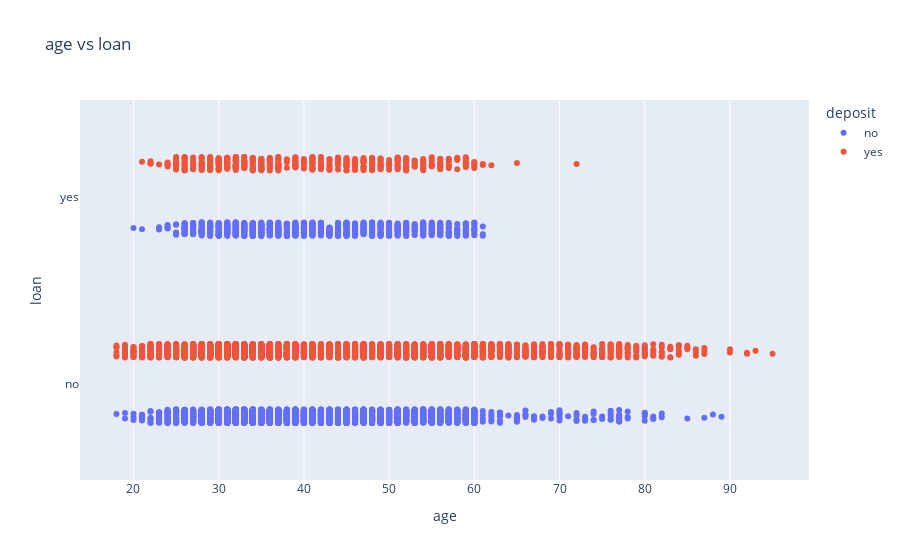

Notebook source saved alongside this figure:
### Code cell
px.strip(raw_data.sample(10000), x = 'age', y = 'loan', title = 'age vs loan', color = 'deposit')

### Figure 1 — Plotly figure (JSON) as saved in the notebook; plotly's stock layout.template omitted (floating-point values rounded to 4 significant figures; data arrays with more than 128 entries replaced by an {"elided": "..."} marker saying what was removed)
{"data": [{"alignmentgroup": "True", "boxpoints": "all", "fillcolor": "rgba(255,255,255,0)", "hoveron": "points", "hovertemplate": "deposit=no<br>age=%{x}<br>loan=%{y}<extra></extra>", "legendgroup": "no", "line": {"color": "rgba(255,255,255,0)"}, "marker": {"color": "#636efa"}, "name": "no", "offsetgroup": "no", "orientation": "h", "pointpos": 0, "showlegend": true, "type": "box", "x": {"elided": "5257 int values"}, "x0": " ", "xaxis": "x", "y": {"elided": "5257 str values"}, "y0": " ", "yaxis": "y"}, {"alignmentgroup": "True", "boxpoints": "all", "fillcolor": "rgba(255,255,255,0)", "hoveron": "points", "hovertemplate": "deposit=yes<br>age=%{x}<br>loan=%{y}<extra></extra>", "legendgroup": "yes", "line": {"color": "rgba(255,255,255,0)"}, "marker": {"color": "#EF553B"}, "name": "yes", "offsetgroup": "yes", "orientation": "h", "pointpos": 0, "showlegend": true, "type": "box", "x": {"elided": "4743 int values"}, "x0": " ", "xaxis": "x", "y": {"elided": "4743 str values"}, "y0": " ", "yaxis": "y"}], "layout": {"boxmode": "group", "legend": {"title": {"text": "deposit"}, "tracegroupgap": 0}, "title": {"text": "age vs loan"}, "xaxis": {"anchor": "y", "domain": [0, 1], "title": {"text": "age"}}, "yaxis": {"anchor": "x", "domain": [0, 1], "title": {"text": "loan"}}}}
